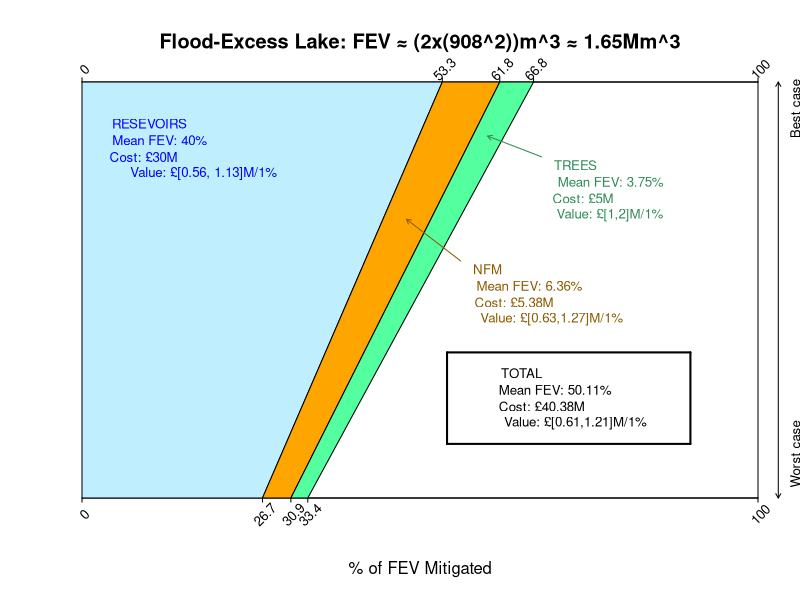

The R source for this figure:
#Calder Square Lake#
par(xaxs="i", yaxs="i") 
plot(1, type="n", xlab="% of FEV Mitigated", ylab=NA, xlim=c(0,100), ylim=c(0,100), main="Flood-Excess Lake: FEV ≈ (2x(908^2))m^3 ≈ 1.65Mm^3", xaxt='n', yaxt='n')
axis(side=1, at=c(0,26.7,30.9,33.4,100), labels = FALSE, tck=-0.01)
text(x=c(0,26.7,30.9,33.4,100), par("usr")[3]-1, labels=c("0","26.7","30.9","33.4","100"), srt=45, pos=1, cex=0.8, xpd=TRUE)
axis(side=3, at=c(0,53.3,61.8,66.8,100), labels = FALSE, tck=-0.01)
text(c(0,53.3,61.8,66.8,100), par("usr")[3]+106, labels=c("0","53.3","61.8","66.8","100"), srt=45, pos=1, cex=0.8, xpd=TRUE)
arrows(103,0,103,100, xpd = TRUE, length=0.05, code=3)
text(x=105, y=13, label="Worst case", srt=90, pos=1, cex=0.8, xpd=TRUE)
text(x=105, y=96, label="Best case", srt=90, pos=1, cex=0.8, xpd=TRUE)
polygon(x=c(0,26.7,53.3,0),y=c(0,0,100,100), col="lightblue1")
polygon(x=c(26.7,30.9,61.8,53.3),y=c(0,0,100,100), col="orange")
polygon(x=c(30.9,33.4,66.8,61.8),y=c(0,0,100,100), col="seagreen1")
text(x=10, y=90, label="RESEVOIRS", cex=0.8, col="blue")
text(x=11.5, y=86, label="Mean FEV: 40%", cex=0.8, col="blue")
text(x=9.1, y=82, label="Cost: £30M", cex=0.8, col="blue")
text(x=18, y=78, label="Value: £[0.56, 1.13]M/1%", cex=0.8, col="blue")
text(x=73, y=80, label="TREES", cex=0.8, col="seagreen4")
text(x=78.2, y=76, label="Mean FEV: 3.75%", cex=0.8, col="seagreen4")
text(x=74.1, y=72, label="Cost: £5M", cex=0.8, col="seagreen4")
text(x=78.1, y=68, label="Value: £[1,2]M/1%", cex=0.8, col="seagreen4")
arrows(68,82,60,87, xpd = TRUE, length=0.05, col="seagreen4")
text(x=60, y=55, label="NFM", cex=0.8, col="orange4")
text(x=66.2, y=51, label="Mean FEV: 6.36%", cex=0.8, col="orange4")
text(x=63.9, y=47, label="Cost: £5.38M", cex=0.8, col="orange4")
text(x=69.5, y=43, label="Value: £[0.63,1.27]M/1%", cex=0.8, col="orange4")
arrows(56,57,48,67, xpd = TRUE, length=0.05, col="orange4")
text(x=65, y=30, label="TOTAL", cex=0.8)
text(x=70, y=26, label="Mean FEV: 50.11%", cex=0.8)
text(x=68, y=22, label="Cost: £40.38M", cex=0.8)
text(x=73, y=18, label="Value: £[0.61,1.21]M/1%", cex=0.8)
segments(x0=54, y0=35, x1=90, y1=35, lwd=2)
segments(x0=54, y0=13, x1=90, y1=13, lwd=2)
segments(x0=54, y0=13, x1=54, y1=35, lwd=2)
segments(x0=90, y0=13, x1=90, y1=35, lwd=2)